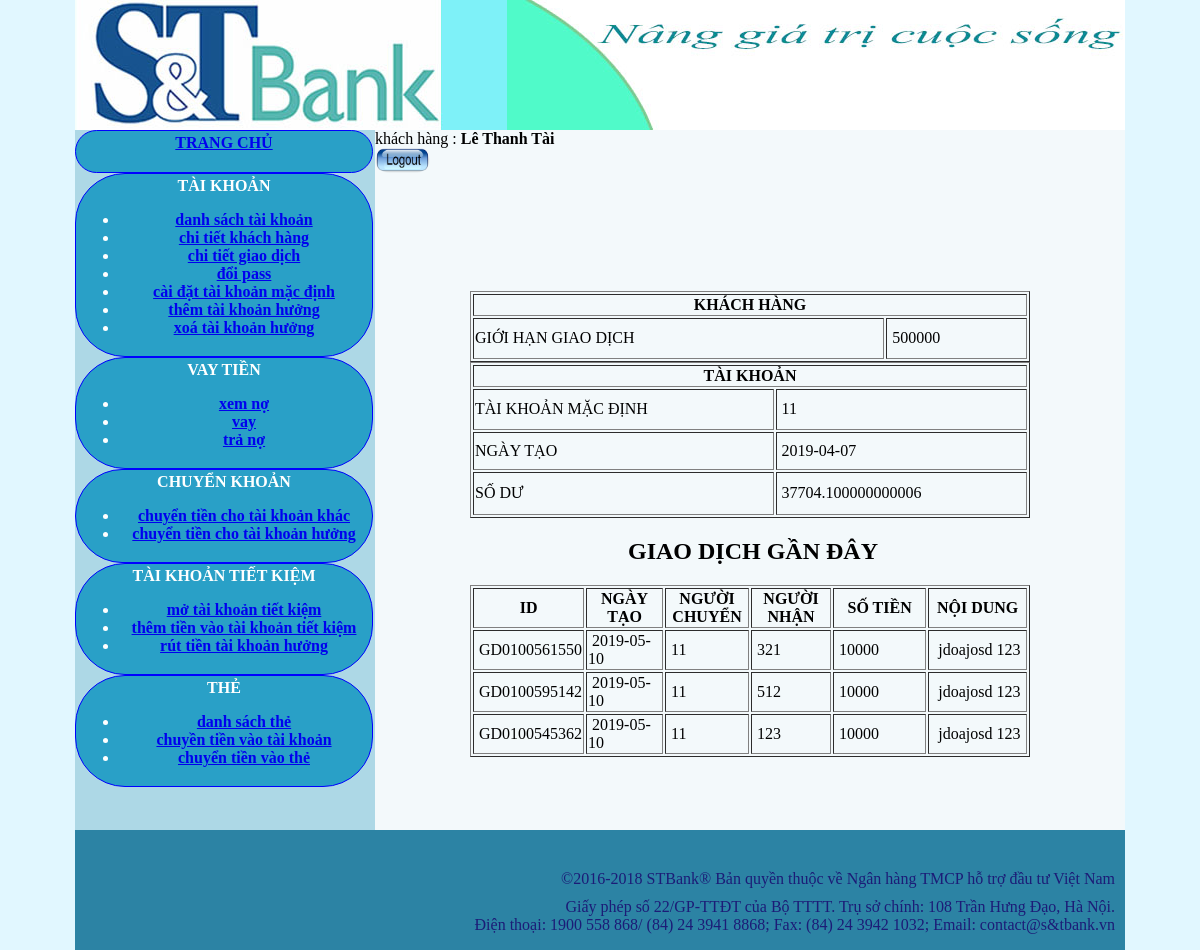
Screenshot of /acctrangchu.php (signed in) with the database file from the repository.
### tables this page shows
CREATE TABLE `taikhoan` (
  `id_taikhoan` int(25) NOT NULL,
  `taikhoanid` varchar(25) NOT NULL,
  `id_khachhang` varchar(25) NOT NULL,
  `trangthai` varchar(25) NOT NULL,
  `ngaytao` date NOT NULL,
  `sodu` double NOT NULL,
  `no` double DEFAULT NULL
);

CREATE TABLE `chuyentien` (
  `id_chuyentien` int(11) NOT NULL,
  `chuyentienid` varchar(50) NOT NULL,
  `ngaytao` date DEFAULT NULL,
  `id_chuyen` varchar(25) DEFAULT NULL,
  `id_nhan` varchar(25) DEFAULT NULL,
  `sotien` float DEFAULT NULL,
  `noidung` varchar(500) DEFAULT NULL
);

### DBconnect.php (called while the page is built, shortened)
<?php
class control {
	private $con ;
	public function setCon ($conn){
		$this->con = $conn ;
	}
	function control ($conn){
		$this->con = $conn ;
	}
	public function query ($que){
		 $conn = $this->con ;
		return mysqli_query($conn,$que) ;
	}
	public function fetch_arr($que){
		return @mysqli_fetch_assoc($que);
	}
}
$hostname = 'localhost:3306';
$username = 'root';
$password = '';
$dbname = "test2";
$conn = mysqli_connect($hostname, $username, $password,$dbname);
        mysqli_set_charset($conn, 'UTF8');
 $control = new control($conn);
?>

### soluottaikhoan.php (the view, shortened to what this page needs)
	<?php require("DBconnect.php") ;?>
	<?php
          $sql = "select * from khachhang where id_khachhang = $_SESSION[id_khachhang]" ;
         $resu = $control->query($sql);
         $arr = $control->fetch_arr($resu);
		$results = mysqli_query($conn,"SELECT * FROM taikhoan where id_taikhoan = $arr[taikhoanmacdinh]");
	while($arrow = mysqli_fetch_array($results,MYSQLI_ASSOC)){
		$ngaytao = $arrow["ngaytao"];
		$sodu = $arrow["sodu"];
		$taikhoanid = $arrow["taikhoanid"];
	}
	?>
     <div align="center"  >
     		 <h2>&nbsp;</h2>
     		 <table width="560" border="1"  align="center">
     		   <tr>
     		     <th colspan="2" scope="col">KHÁCH HÀNG </th>
   		     </tr>
     		<tr>
     		     <td height="37">GIỚI HẠN GIAO DỊCH </td>
     		     <td>&nbsp;<?php echo $_SESSION["max"] ; ?></td>
   		     </tr>
	</div>
	 <div align="center"  >
     		 <h2>&nbsp;</h2>
     		 <table width="560" border="1"  align="center">
     		   <tr>
     		     <th colspan="2" scope="col">TÀI KHOẢN </th>
   		     </tr>
     		<tr>
     		     <td height="37">TÀI KHOẢN MẶC ĐỊNH </td>
     		     <td>&nbsp;<?php echo $taikhoanid ; ?></td>
   		     </tr>
     		   <tr>
     		     <td height="34">NGÀY TẠO</td>
     		     <td>&nbsp;<?php echo $ngaytao ; ?></td>
   		     </tr>
     		   <tr>
     		     <td height="39">SỐ DƯ</td>
     		     <td>&nbsp;<?php echo $sodu ; ?></td>
   		     </tr>
   		   </table>
	</div>
<div align="center" >
     		 <h2>&nbsp;GIAO DỊCH GẦN ĐÂY</h2>
     		 <table width="560" border="1"  align="center">
     		   <tr >
     		     <th  width="105" scope="col"> ID</th>
                 <th width="105" scope="col">NGÀY TẠO</th>
                 <th width="93" scope="col">NGƯỜI CHUYỂN</th>
                 <th width="101" scope="col">NGƯỜI NHẬN</th>
                 <th width="144" scope="col">SỐ TIỀN</th>
                  <th width="144" scope="col">NỘI DUNG</th>
      </tr>
				<?php
				 $sql ="SELECT * FROM chuyentien where id_nhan = '$_SESSION[taikhoan_id]' or id_chuyen = '$_SESSION[taikhoan_id]' order by ngaytao desc limit 0,3";
					 $results = $control->query($sql);
				 while($taikhoan = $control->fetch_arr($results)){
					 echo "
                   <tr>
                    <td>&nbsp;$taikhoan[chuyentienid]</td>
                    <td>&nbsp;$taikhoan[ngaytao]</td>
                    <td>&nbsp;$taikhoan[id_chuyen]</td>
                    <td>&nbsp;$taikhoan[id_nhan]</td>
                    <td>&nbsp;$taikhoan[sotien]</td>
                     <td>&nbsp;$taikhoan[noidung]</td>
                  </tr>";
	  }
				 ?>
   		   </table>
	</div>

### index.css (style rules this page uses)
body { background-color: #e1f7ff; margin-top: 0px; margin-bottom: 0px; }

### rows the page displays
taikhoan: taikhoanid "11", ngaytao "2019-04-07", sodu "37704.100000000006"
chuyentien: chuyentienid "GD0100561550", ngaytao "2019-05-10", id_chuyen "11", id_nhan "321", sotien "10000", noidung "jdoajosd 123"
chuyentien: chuyentienid "GD0100595142", ngaytao "2019-05-10", id_chuyen "11", id_nhan "512", sotien "10000", noidung "jdoajosd 123"
chuyentien: chuyentienid "GD0100545362", ngaytao "2019-05-10", id_chuyen "11", id_nhan "123", sotien "10000", noidung "jdoajosd 123"

### other values shown
$_SESSION["ho"] "Lê Thanh"
$_SESSION["ten"] "Tài"
$_SESSION["max"] "500000"
